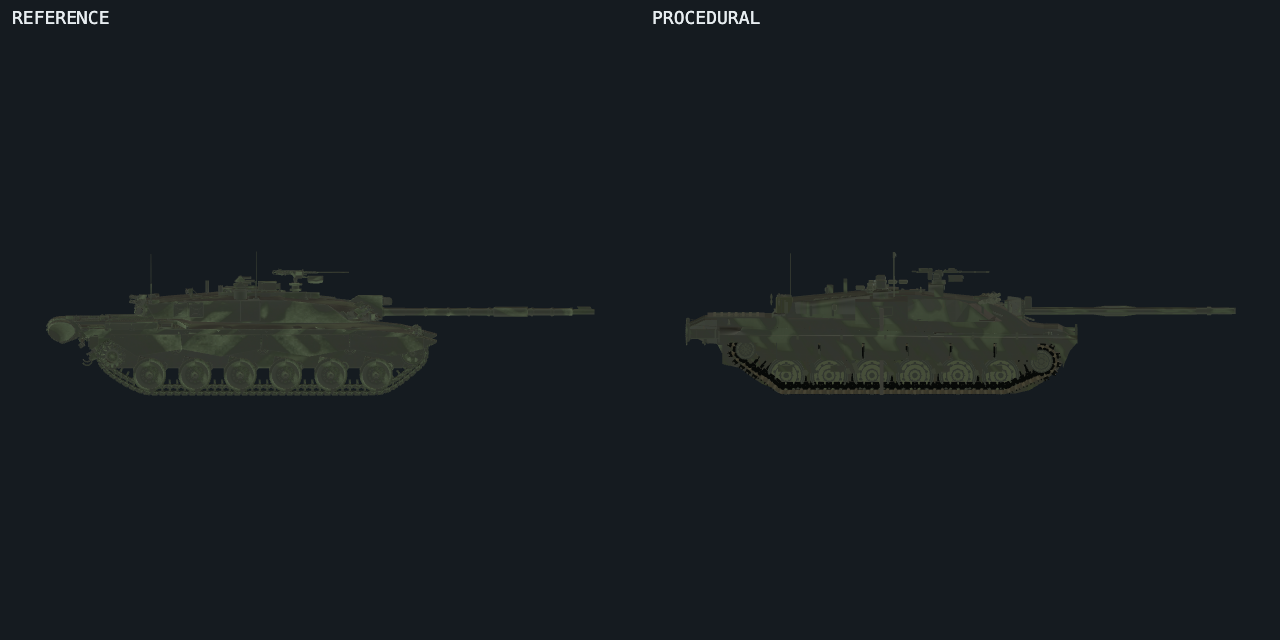
#> input picture shots/critic-challenger2-graduation/view-left.png, 1280 x 640 px, found by its file name
$ python tmp-c5r5-tone.py
#> lines starting #> are read from the running program, lines starting #| are printed output that depends on the picture
#!/usr/bin/env python3
# TEMP r5 critic: ITU-601 luma stats on named rects of the fresh critic renders (pure PIL)
from PIL import Image

def luma_stats(img, x0, y0, x1, y1):
    px = img.convert('RGB').crop((x0, y0, x1, y1)).getdata()
    Ls = sorted(0.299 * r + 0.587 * g + 0.114 * b for (r, g, b) in px)
    n = len(Ls)
    rm = sum(p[0] for p in px) / n
    gm = sum(p[1] for p in px) / n
    bm = sum(p[2] for p in px) / n
    return dict(p5=Ls[int(0.05 * n)], mean=sum(Ls) / n, p95=Ls[int(0.95 * n) - 1],
                rmean=rm, gmean=gm, bmean=bm)

def show(name, img, rect, label):
    s = luma_stats(img, *rect)
    print(f"{name} {label} rect{rect}: p5 {s['p5']:.1f} mean {s['mean']:.1f} p95 {s['p95']:.1f} rgb ({s['rmean']:.0f},{s['gmean']:.0f},{s['bmean']:.0f})")

base = 'shots/critic-chieftain5/'

img = Image.open(base + 'view-left.png')
#> img is the input picture: PIL image 1280x640 RGBA; mean R, G, B, A 24, 29.9, 33.6, 255
show('view-left', img, (700, 345, 1065, 395), 'PROC gear zone')
#> in luma_stats, `Ls = sorted(0.299 * r + 0.587 * g + 0.114 * b for (r, g, b) in px)`: Ls = 18250 values from 3 to 74.84
#> in luma_stats, `n = len(Ls)`: n = 18250
#> in luma_stats, `rm = sum(p[0] for p in px) / n`: rm = 43.49
#> in luma_stats, `gm = sum(p[1] for p in px) / n`: gm = 47.57
#> in luma_stats, `bm = sum(p[2] for p in px) / n`: bm = 39.75
#> in show, `s = luma_stats(img, *rect)`: s = {'p5': 8.17, 'mean': 45.46, 'p95': 73.21, 'rmean': 43.49, 'gmean': 47.57, 'bmean': 39.75}
#| view-left PROC gear zone rect(700, 345, 1065, 395): p5 8.2 mean 45.5 p95 73.2 rgb (43,48,40)
show('view-left', img, (60, 345, 425, 395), 'REF gear zone')
#| view-left REF gear zone rect(60, 345, 425, 395): p5 25.8 mean 50.2 p95 70.4 rgb (47,53,45)

img = Image.open(base + 'view-rear.png')
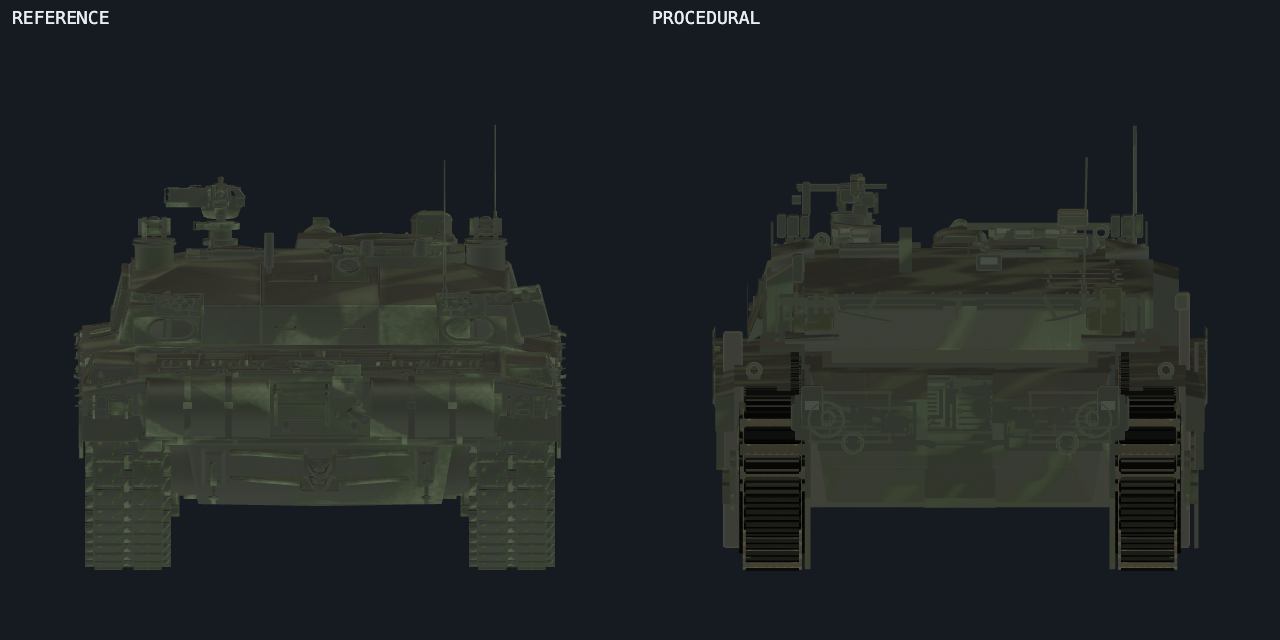
#> input picture shots/critic-challenger2-graduation/view-rear.png, 1280 x 640 px, found by its file name
#> img is the input picture: PIL image 1280x640 RGBA; mean R, G, B, A 32.1, 37.4, 37.3, 255
show('view-rear', img, (745, 395, 800, 575), 'PROC left rear corner')
#| view-rear PROC left rear corner rect(745, 395, 800, 575): p5 2.9 mean 27.2 p95 62.6 rgb (27,28,23)
show('view-rear', img, (105, 395, 160, 575), 'REF left rear corner')
#| view-rear REF left rear corner rect(105, 395, 160, 575): p5 51.3 mean 58.2 p95 74.8 rgb (55,61,51)

img = Image.open(base + 'view-rearleft.png')
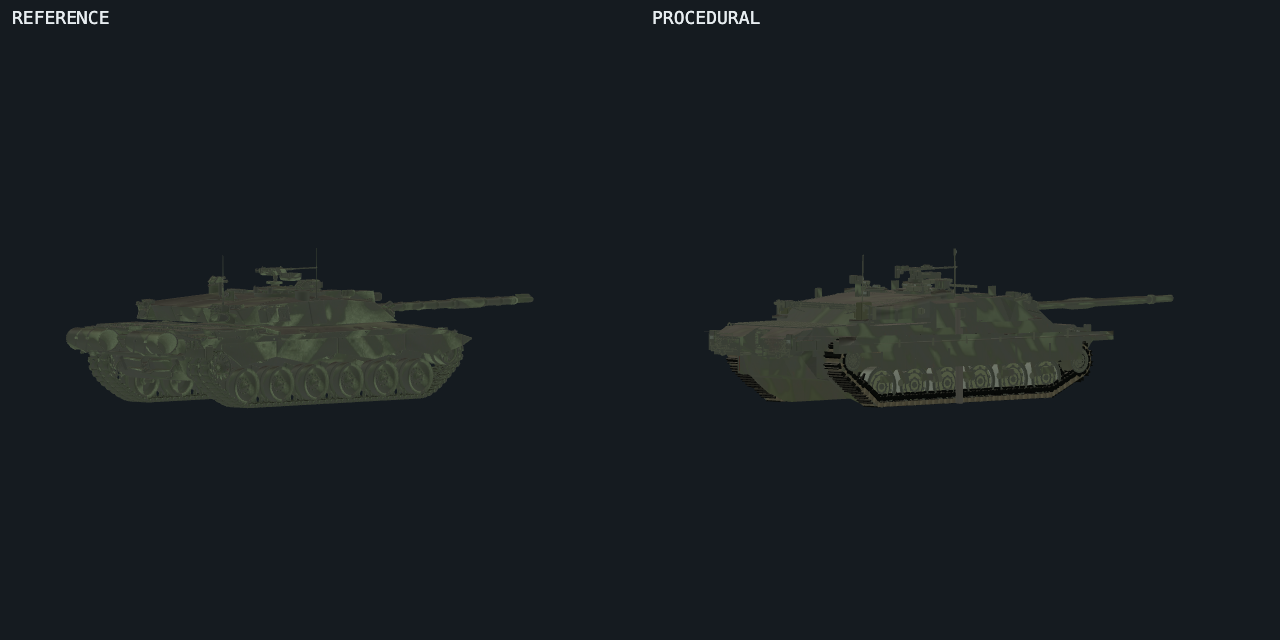
#> input picture shots/critic-challenger2-graduation/view-rearleft.png, 1280 x 640 px, found by its file name
#> img is the input picture: PIL image 1280x640 RGBA; mean R, G, B, A 25, 30.9, 34.4, 255
show('view-rearleft', img, (1010, 340, 1105, 420), 'PROC sprocket C')
#| view-rearleft PROC sprocket C rect(1010, 340, 1105, 420): p5 8.2 mean 42.5 p95 75.8 rgb (40,44,41)
show('view-rearleft', img, (370, 340, 465, 420), 'REF sprocket C mirror')
#| view-rearleft REF sprocket C mirror rect(370, 340, 465, 420): p5 25.8 mean 49.6 p95 75.3 rgb (46,52,46)

img = Image.open(base + 'view-front.png')
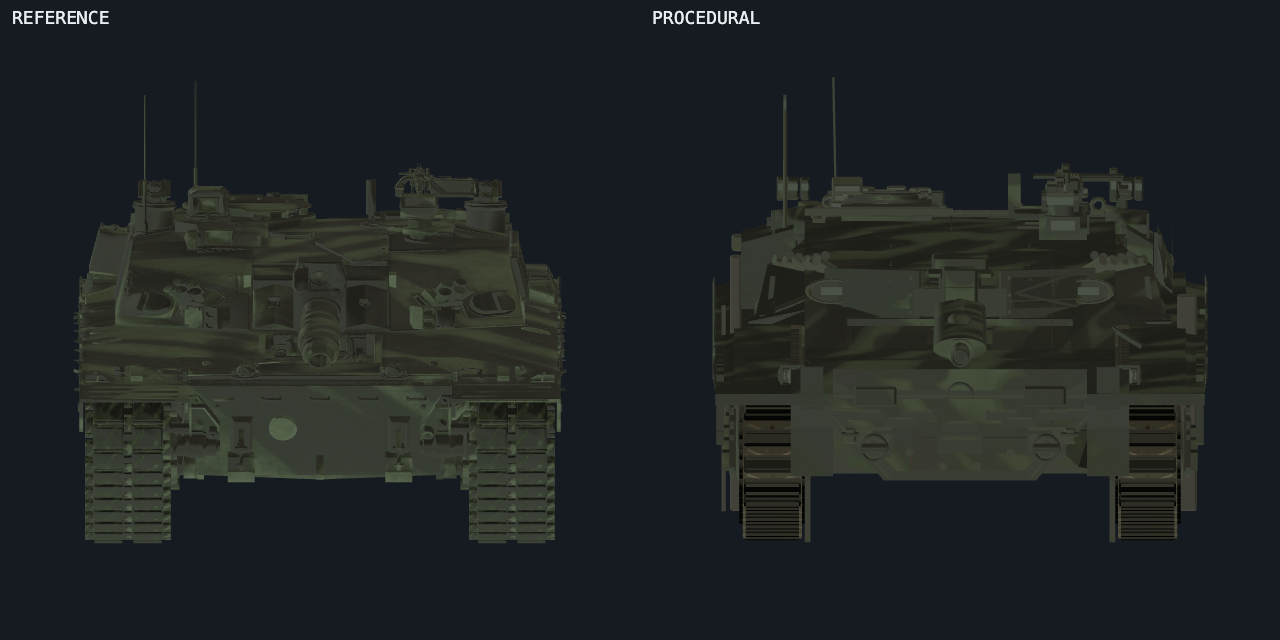
#> input picture shots/critic-challenger2-graduation/view-front.png, 1280 x 640 px, found by its file name
#> img is the input picture: PIL image 1280x640 RGBA; mean R, G, B, A 31.2, 36.2, 36, 255
show('view-front', img, (925, 225, 995, 250), 'PROC ex-tan plate')
#| view-front PROC ex-tan plate rect(925, 225, 995, 250): p5 31.3 mean 39.8 p95 49.4 rgb (39,42,32)
show('view-front', img, (820, 215, 880, 260), 'PROC searchlight zone')
#| view-front PROC searchlight zone rect(820, 215, 880, 260): p5 28.8 mean 39.5 p95 66.4 rgb (39,41,32)
show('view-front', img, (285, 225, 355, 250), 'REF same-zone mirror')
#| view-front REF same-zone mirror rect(285, 225, 355, 250): p5 40.2 mean 51.0 p95 62.7 rgb (51,53,42)

px = img.convert('RGB')
w, h = px.size
#> w = 1280; h = 640
data = px.getdata()
cnt_proc = cnt_ref = 0
for i, (r, g, b) in enumerate(data):
    if b > r + 8 and b > 60:
        if (i % w) >= 640: cnt_proc += 1
        else: cnt_ref += 1
#> after the loop, cnt_proc = 766; cnt_ref = 706
print(f"view-front blue-pixel count (b>r+8 & b>60): PROC {cnt_proc} REF {cnt_ref}")
#| view-front blue-pixel count (b>r+8 & b>60): PROC 766 REF 706
